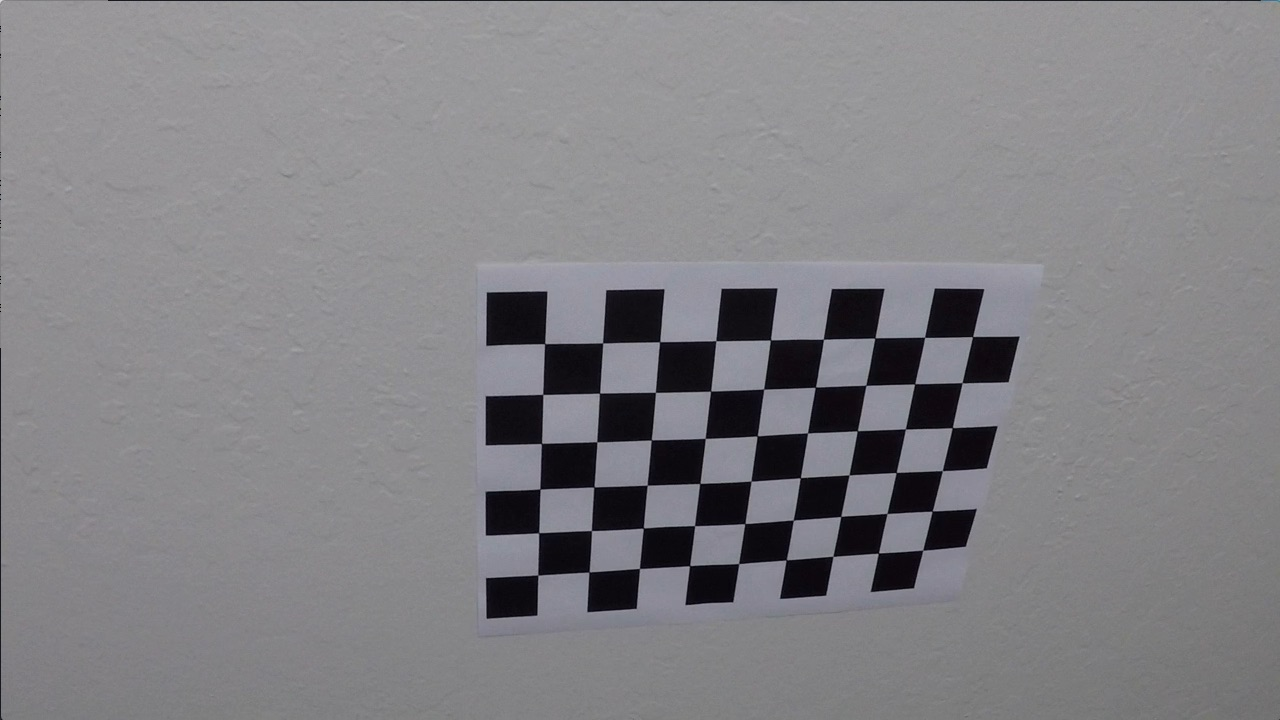
#> input picture camera_cal/calibration10.jpg, 1280 x 720 px; its folder holds only this picture in this run
$ jupyter execute --allow-errors 'Pipeline for Advance Lane Detection.ipynb'   (shell and % lines are left out)   (older library calls are emulated)
#> lines starting #> are read from the running program, lines starting #| are printed output that depends on the picture; long printed decimals are rounded
### utils/cameraCalibration.py
import glob
import cv2
import numpy as np
import matplotlib.pyplot as plt
import math


def get_calibration_matrix(path):
    """Returns camera calibration matrix using
    chessboard images in given glob path
    assuming 6x9 or 5x9 chess corners
    """
#> called with path = 'camera_cal/*.jpg'
    object_points = []  # 3d point in real world space
    img_points = []  # 2d points in image plane.

    images = glob.glob(path)
    total_image_count = len(images)

    image_count = 1
    fig = plt.figure()
    for filename in images:
        img = cv2.imread(filename)
#> img is the input picture: shape (720, 1280, 3); mean B, G, R 133.1, 129.4, 130.2
        nx, ny = 6, 9
        retval, corners = cv2.findChessboardCorners(img, (nx, ny))
#> retval = True; corners = 54 rows, first 8: [538.4, 575.5], [537.8, 533.4], [540, 488.9], [541.3, 443.6], [542.6, 393.8], [545.3, 343.1], [589.1, 571.8], [591.7, 531]
        objp = np.zeros((nx * ny, 3), np.float32)
        objp[:, :2] = np.mgrid[0: nx, 0: ny].T.reshape(-1, 2)

        if not retval:
            nx, ny = 5, 9 # Trying with 5 rows
            objp = np.zeros((nx * ny, 3), np.float32)
            objp[:, :2] = np.mgrid[0: nx, 0: ny].T.reshape(-1, 2)
            retval, corners = cv2.findChessboardCorners(img, (nx, ny))

        if retval:
            object_points.append(objp)
            img_points.append(corners)

            ax = fig.add_subplot(math.ceil(total_image_count / 2), 2, image_count)
            chessboard_with_corners = cv2.drawChessboardCorners(img, (nx, ny), corners, retval)
            chessboard_with_corners = cv2.cvtColor(chessboard_with_corners, cv2.COLOR_BGR2RGB)
            ax.imshow(chessboard_with_corners)
            ax.axis('off')
            image_count += 1

    return cv2.calibrateCamera(object_points, img_points, img.shape[0:2], None, None), fig


def undistort(img, cameraMatrix, distCoeffs):
    """Returns undistorted image using given
    object points and image points
    """
    return cv2.undistort(img, cameraMatrix, distCoeffs)

### utils/thresholding.py
import cv2
import numpy as np

# [34 lines left out: functions dir_threshold, mag_thresh, not called in this run]


def threshold(img, color=False, mag_dir_thresh=False):
    """Threshhold image on saturation channel and
    using magnitude gradient"""
    img = np.copy(img)

    # Convert to HLS color space and separate the V channel
    hls = cv2.cvtColor(img, cv2.COLOR_RGB2HLS).astype(np.float)


    ## White Color
    lower_white = np.array([0,210,0], dtype=np.uint8)
    upper_white = np.array([255,255,255], dtype=np.uint8)
    white_mask = cv2.inRange(hls, lower_white, upper_white)

    ## Yellow Color
    lower_yellow = np.array([18,0,100], dtype=np.uint8)
    upper_yellow = np.array([30,220,255], dtype=np.uint8)
    yellow_mask = cv2.inRange(hls, lower_yellow, upper_yellow)

    combined_binary = np.zeros_like(white_mask)

    # Dir Mag Threshold
    if mag_dir_thresh:
        dir_mask = dir_threshold(img)
        mag_mask = mag_thresh(img)
        combined_binary[((dir_mask == 1) & (mag_mask == 1))] = 255

    if color:
        return np.dstack((white_mask, yellow_mask, combined_binary))

    else:
        combined_binary[((white_mask == 255) | (yellow_mask == 255))] = 255
        combined_binary[(combined_binary == 255)] = 1
        return combined_binary

### utils/pipeline.py
import cv2
import numpy as np
from utils import cameraCalibration
from utils.line import *
from utils.thresholding import *

class Pipeline:
    line = None
    M = None
    Minv = None
    cameraMat = None
    distCoeffs = None


    @staticmethod
    def set_values(l, m, minv, cammat, distcoeff):
        Pipeline.line = l
        Pipeline.M = m
        Pipeline.Minv = minv
        Pipeline.cameraMat = cammat
        Pipeline.distCoeffs = distcoeff

    # [124 lines left out: function pipeline, not called in this run]

### utils/line.py
import numpy as np

class Line:
    def __init__(self):
        # if the first frame of video has been processed
        self.first_frame_processed = None

        self.img = None

        self.mse_tolerance = 0.01
        self.left_fit = [np.array([False])]
        self.right_fit = [np.array([False])]

        self.y_eval = 700
        self.midx = 640
        self.ym_per_pix = 3.0/72.0 # meters per pixel in y dimension
        self.xm_per_pix = 3.7/660.0 # meters per pixel in x dimension
        self.curvature = 0


    # [35 lines left out: functions update_fits, update_curvature, get_position_from_center, not called in this run]


### Pipeline for Advance Lane Detection.ipynb
# Advance Lane Detection Project Report
***

## Goals and Objectives
---

The goals / steps of this project are the following:

* Compute the camera calibration matrix and distortion coefficients given a set of chessboard images.
* Apply a distortion correction to raw images.
* Use color transforms, gradients, etc., to create a thresholded binary image.
* Apply a perspective transform to rectify binary image ("birds-eye view").
* Detect lane pixels and fit to find the lane boundary.
* Determine the curvature of the lane and vehicle position with respect to center.
* Warp the detected lane boundaries back onto the original image.
* Output visual display of the lane boundaries and numerical estimation of lane curvature and vehicle position.

[cell 1]
import cv2
import os
import matplotlib.pyplot as plt

## Camera Calibration
---

I start by preparing "object points", which will be the (x, y, z) coordinates of the chessboard corners in the world. Here I am assuming the chessboard is fixed on the (x, y) plane at z=0, such that the object points are the same for each calibration image.  Thus, `objp` is just a replicated array of coordinates, and `object_points` will be appended with a copy of it every time I successfully detect all chessboard corners in a test image and `img_points` will be appended with the (x, y) pixel position of each of the corners in the image. The code tries to find a chessboard pattern of 6 rows and 9 columns and if it fails, try to search for a chessboard pattern of 5 rows and 9 columns. I then used the output `obj_points` and `img_points` to compute the camera calibration and distortion coefficients using the `cv2.calibrateCamera()` function.

The code for the same has been implemented in _./utils/cameraCalibration.py_ (check function `get_calibration_matrix()`)

[cell 2]
from utils import cameraCalibration
(ret, cameraMat, distCoeffs, rvecs, tvecs), fig = cameraCalibration.get_calibration_matrix(os.path.join('camera_cal','*.jpg'))
fig.set_size_inches(10,30)

I then use `cv2.undistort` function (check function `undistort()` in _./utils/cameraCalibration.py_) and obtained the following result:

#> (a cell that did not finish here is left out)

## Pipeline (single images)
---

### 1. Undistoring a Image

Using `camMat` and `distCoeffs` found in previous step of camera calibration, the raw image from the video is undistorted using `cv2.undistort` function. Following is an eaxmple of undistorted image:

[cell 4]
test_image = plt.imread(os.path.join('test_images', 'test4.jpg'))
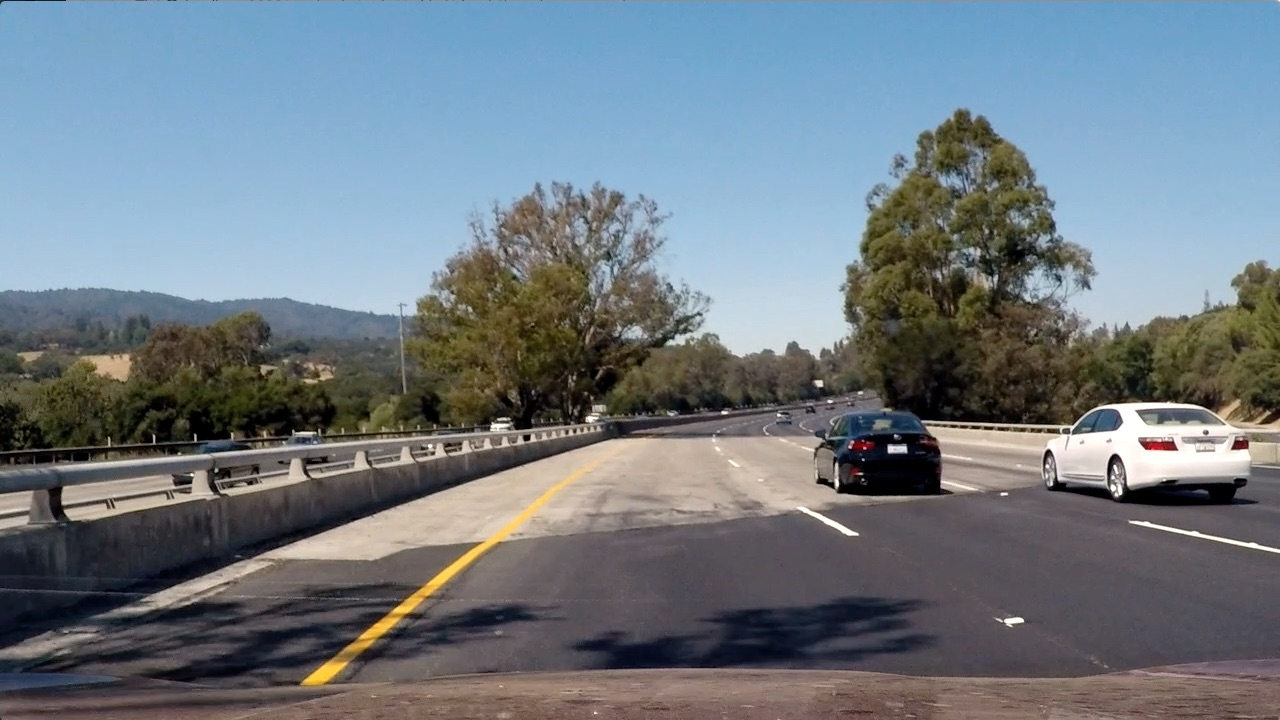
#> input picture test_images/test4.jpg, 1280 x 720 px
#> test_image is the input picture: shape (720, 1280, 3); mean R, G, B 112.2, 122.7, 130.9
undistorted_img = cameraCalibration.undistort(test_image, cameraMat, distCoeffs)


plt.figure(figsize=(10,40))
plt.subplot(121)
plt.imshow(test_image)
plt.title('Original Image')
plt.xticks([])
plt.yticks([])

plt.subplot(122)
plt.imshow(undistorted_img)
plt.title('Undistorted Image')
plt.xticks([])
plt.yticks([])

### 2. Image Thresholding
I then use `threshold` function (in _./utils/thresholding.py_) to threshold white and yellow color pixels from HLS channels. The following image shows area threshold by yellow mask and red color shows area thresholded by white mask.

[cell 5]
from utils.thresholding import *

plt.figure(figsize=(10,40))
plt.subplot(1,2,1)
thresholded = threshold(test_image, color=True)
plt.imshow(thresholded)
plt.title('Contribution of Different Masks')

plt.subplot(1,2,2)
b_thresholded = threshold(test_image)
plt.imshow(b_thresholded, cmap='gray')
plt.title('Thresholded Binary')

### 2. Perspective Transformation
The perspective transformation was done using following source and destination points.

Source Points:
```
 [  588.   446.]
 [  691.   446.]
 [ 1126.   673.]
 [  153.   673.]
```

Destination Points:
```
 [  200.     0.]
 [ 1080.     0.]
 [ 1080.   720.]
 [  200.   720.]
```

The output after the perspective transform for the thresholded binary is as shown below:

[cell 6]
img_size = (b_thresholded.shape[1], b_thresholded.shape[0])
width, height = img_size
offset = 200
src = np.float32([
    [  588,   446 ],
    [  691,   446 ],
    [ 1126,   673 ],
    [  153 ,   673 ]])
dst = np.float32([[offset, 0], [img_size[0] - offset, 0], [img_size[0] - offset, img_size[1]], [offset, img_size[1]]])
M = cv2.getPerspectiveTransform(src,dst)
Minv = cv2.getPerspectiveTransform(dst, src)

plt.figure(figsize=(10,40))
plt.subplot(1,2,1)
b_thresholded = threshold(test_image)
plt.imshow(b_thresholded, cmap='gray')
plt.title('Thresholded Binary')

plt.subplot(1,2,2)
binary_warped = cv2.warpPerspective(b_thresholded,M, (width, height))
plt.imshow(binary_warped, cmap='gray')
plt.title('Binary Warped Image')

### 3. Lane Detections
I am adding up the pixel values along each column in the image. In my thresholded binary image, pixels are either 0 or 1, so the two most prominent peaks in this histogram will be good indicators of the x-position of the base of the lane lines. I then use that as a starting point for where to search for the lines with margin of `100px` and considering `1/9th` of the image starting from bottom.

Once one of the first frames is processed, I use the last known line location to restrict my search for new lane pixels. The code for the same can be found in _./utils/pipeline.py_.

[cell 7]
import numpy as np
import cv2
import matplotlib.pyplot as plt

# Take a histogram of the bottom half of the image
histogram = np.sum(binary_warped[binary_warped.shape[0]//2:,:], axis=0)
#> histogram = 1280 values, max 352 at index 359, min 0 at index 0, mean 12.66

# Create an output image to draw on and  visualize the result
out_img = np.dstack((binary_warped, binary_warped, binary_warped))*255

# Finding peak of the left and right halves of the histogram
# These will be the starting point for the left and right lines
midpoint = np.int(histogram.shape[0]/2)
leftx_base = np.argmax(histogram[:midpoint])
#> leftx_base = 359
rightx_base = np.argmax(histogram[midpoint:]) + midpoint
#> rightx_base = 1061

# Number of sliding windows
nwindows = 9

# Height of windows
window_height = np.int(binary_warped.shape[0]/nwindows)

# Identifing the x and y positions of all nonzero pixels in the image
nonzero = binary_warped.nonzero()
#> nonzero = 22088 positions, rows 0 to 719, columns 25 to 1279
nonzeroy = np.array(nonzero[0])
nonzerox = np.array(nonzero[1])


# Current positions to be updated for each window
leftx_current = leftx_base
#> leftx_current = 359
rightx_current = rightx_base
#> rightx_current = 1061

# Margin in which to search
margin = 100

# Minimum number of pixels found to recenter window
minpix = 50

# Empty lists to receive left and right lane pixel indices
left_lane_inds = []
right_lane_inds = []

# Steping through windows one by one
for window in range(nwindows):
    # Identify window boundaries in x and y (and right and left)
    win_y_low = binary_warped.shape[0] - (window+1)*window_height
    win_y_high = binary_warped.shape[0] - window*window_height
    win_xleft_low = leftx_current - margin
    win_xleft_high = leftx_current + margin
    win_xright_low = rightx_current - margin
    win_xright_high = rightx_current + margin

    # Drawing the windows on the visualization image
    cv2.rectangle(out_img,(win_xleft_low,win_y_low),(win_xleft_high,win_y_high),(0,255,0), 2)
    cv2.rectangle(out_img,(win_xright_low,win_y_low),(win_xright_high,win_y_high),(0,255,0), 2)

    # Identifing the nonzero pixels in x and y within the window
    good_left_inds = ((nonzeroy >= win_y_low) & (nonzeroy < win_y_high) & (nonzerox >= win_xleft_low) & (nonzerox < win_xleft_high)).nonzero()[0]
    good_right_inds = ((nonzeroy >= win_y_low) & (nonzeroy < win_y_high) & (nonzerox >= win_xright_low) & (nonzerox < win_xright_high)).nonzero()[0]

    # Appending these indices to the lists
    left_lane_inds.append(good_left_inds)
    right_lane_inds.append(good_right_inds)

    # Recenter next window on their mean position
    if len(good_left_inds) > minpix:
        leftx_current = np.int(np.mean(nonzerox[good_left_inds]))
    if len(good_right_inds) > minpix:
        rightx_current = np.int(np.mean(nonzerox[good_right_inds]))
#> this loop made 9 passes
#> (win_xleft_low, win_xleft_high, win_xright_low, win_xright_high, leftx_current, rightx_current) on passes 1 to 4: (259, 459, 961, 1161, 353, 1064), (253, 453, 964, 1164, 360, 1063), (260, 460, 963, 1163, 362, 1061), (262, 462, 961, 1161, 367, 1098)
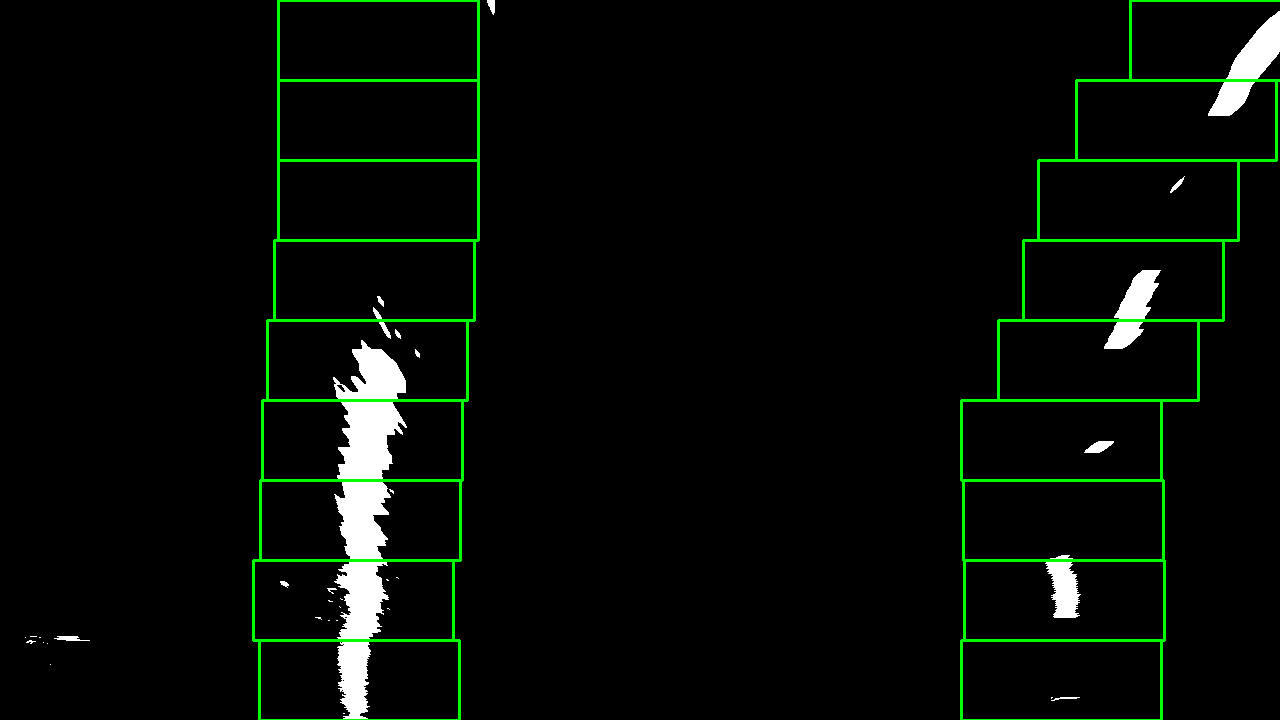
#> out_img: shape (720, 1280, 3); mean of channels 0, 1, 2 5.9, 11.3, 5.9; drawn as B, G, R
#> after the loop, left_lane_inds = 9 items; right_lane_inds = 9 items

# Concatenating the arrays of indices
left_lane_inds = np.concatenate(left_lane_inds)
#> left_lane_inds = 14990 values, max 22087 at index 2078, min 3768 at index 14892, mean 13265.4
right_lane_inds = np.concatenate(right_lane_inds)
#> right_lane_inds = 6875 values, max 21692 at index 53, min 74 at index 4939, mean 6144.2

# Extracting left and right line pixel positions
leftx = nonzerox[left_lane_inds]
#> leftx = 14990 values, max 419 at index 12649, min 280 at index 2885, mean 364.4
lefty = nonzeroy[left_lane_inds]
#> lefty = 14990 values, max 719 at index 2052, min 296 at index 14892, mean 509.1
rightx = nonzerox[right_lane_inds]
#> rightx = 6875 values, max 1279 at index 4940, min 1045 at index 130, mean 1167
righty = nonzeroy[right_lane_inds]
#> righty = 6875 values, max 700 at index 50, min 11 at index 4939, mean 269.4

# Fit a second order polynomial to each
left_fit = np.polyfit(lefty, leftx, 2)
#> left_fit = [0.000115, -0.184, 426.7]
right_fit = np.polyfit(righty, rightx, 2)
#> right_fit = [0.000444, -0.643, 1289.1]

## Visualization
ploty = np.linspace(0, binary_warped.shape[0]-1, binary_warped.shape[0] )
left_fitx = left_fit[0]*ploty**2 + left_fit[1]*ploty + left_fit[2]
#> left_fitx = 720 values, max 426.7 at index 0, min 354.3 at index 719, mean 380.6
right_fitx = right_fit[0]*ploty**2 + right_fit[1]*ploty + right_fit[2]
#> right_fitx = 720 values, max 1289.1 at index 0, min 1056.2 at index 719, mean 1134.5

out_img[nonzeroy[left_lane_inds], nonzerox[left_lane_inds]] = [255, 0, 0]
out_img[nonzeroy[right_lane_inds], nonzerox[right_lane_inds]] = [0, 0, 255]

plt.figure(figsize=(10,40))
plt.subplot(1,2,1)
plt.imshow(binary_warped, cmap='gray')
plt.title('Binary Warped')

plt.subplot(1,2,2)
plt.imshow(out_img)
plt.plot(left_fitx, ploty, color='yellow')
plt.plot(right_fitx, ploty, color='yellow')
plt.xlim(0, 1280)
plt.ylim(720, 0)
plt.title('Lane Detected')
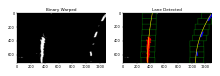
#> figure drawn by matplotlib, 2 panels

### 3. Radius of Curvature
If real-world corrdinate (subscript x<sub>real</sub> and y<sub>real</sub>) are related to coordinate in pixel space (x<sub>pix</sub> and y<sub>pix</sub>) by some multiplier, the radius of curvature for real world co-ordinate can be calculated as shown below:

The radius of curvature for the above image comes out to be `888.142m`.

[cell 8]
ploty = np.linspace(0, binary_warped.shape[0]-1, binary_warped.shape[0])

ym_per_pix = 3.0/72.0 # meters per pixel in y dimension
xm_per_pix = 3.7/660.0 # meters per pixel in x dimension

y_eval = np.max(ploty/2)*ym_per_pix

midx = 650

y1 = (2*left_fitx[0]*y_eval + left_fitx[1])*xm_per_pix/ym_per_pix
#> y1 = 1777.4
y2 = 2*left_fitx[0]*xm_per_pix/(ym_per_pix*ym_per_pix)
#> y2 = 2755.9

curvature = ((1 + y1*y1)**(1.5))/np.absolute(y2)
#> curvature = 2037567.3
print("Radius of Curvature: %f" % curvature)
#| Radius of Curvature: 2037567.271

### 4. Plotting back the Identified lanes on Image

[cell 9]
left_fitx = left_fit[0]*ploty**2 + left_fit[1]*ploty + left_fit[2]
right_fitx = right_fit[0]*ploty**2 + right_fit[1]*ploty + right_fit[2]

warp_zero = np.zeros_like(binary_warped).astype(np.uint8)
color_warp = np.dstack((warp_zero, warp_zero, warp_zero))

pts_left = np.array([np.transpose(np.vstack([left_fitx, ploty]))])
#> pts_left = 720 pairs, first value 354.3 to 426.7, second value 0 to 719
pts_right = np.array([np.flipud(np.transpose(np.vstack([right_fitx, ploty])))])
#> pts_right = 720 pairs, first value 1056.2 to 1289.1, second value 0 to 719
pts = np.hstack((pts_left, pts_right))
#> pts = 1440 pairs, first value 354.3 to 1289.1, second value 0 to 719

# Draw the lane onto the warped blank image
cv2.fillPoly(color_warp, np.int_([pts]), (0,255, 0))
newwarp = cv2.warpPerspective(color_warp, Minv, (undistorted_img.shape[1], undistorted_img.shape[0]))

# Combine the result with the original image
result = cv2.addWeighted(undistorted_img, 1, newwarp, 0.3, 0)

cv2.putText(result,'Radius of Curvature: %.2fm' % curvature,(20,40), cv2.FONT_HERSHEY_SIMPLEX, 1,(255,255,255),2)

x_left_pix = left_fit[0]*(y_eval**2) + left_fit[1]*y_eval + left_fit[2]
#> x_left_pix = 424
x_right_pix = right_fit[0]*(y_eval**2) + right_fit[1]*y_eval + right_fit[2]
#> x_right_pix = 1279.6
position_from_center = ((x_left_pix + x_right_pix)/2 - midx) * xm_per_pix
#> position_from_center = 1.13
if position_from_center < 0:
    text = 'left'
else:
    text = 'right'
cv2.putText(result,'Distance From Center: %.2fm %s' % (np.absolute(position_from_center), text),(20,80), cv2.FONT_HERSHEY_SIMPLEX, 1,(255,255,255),2)
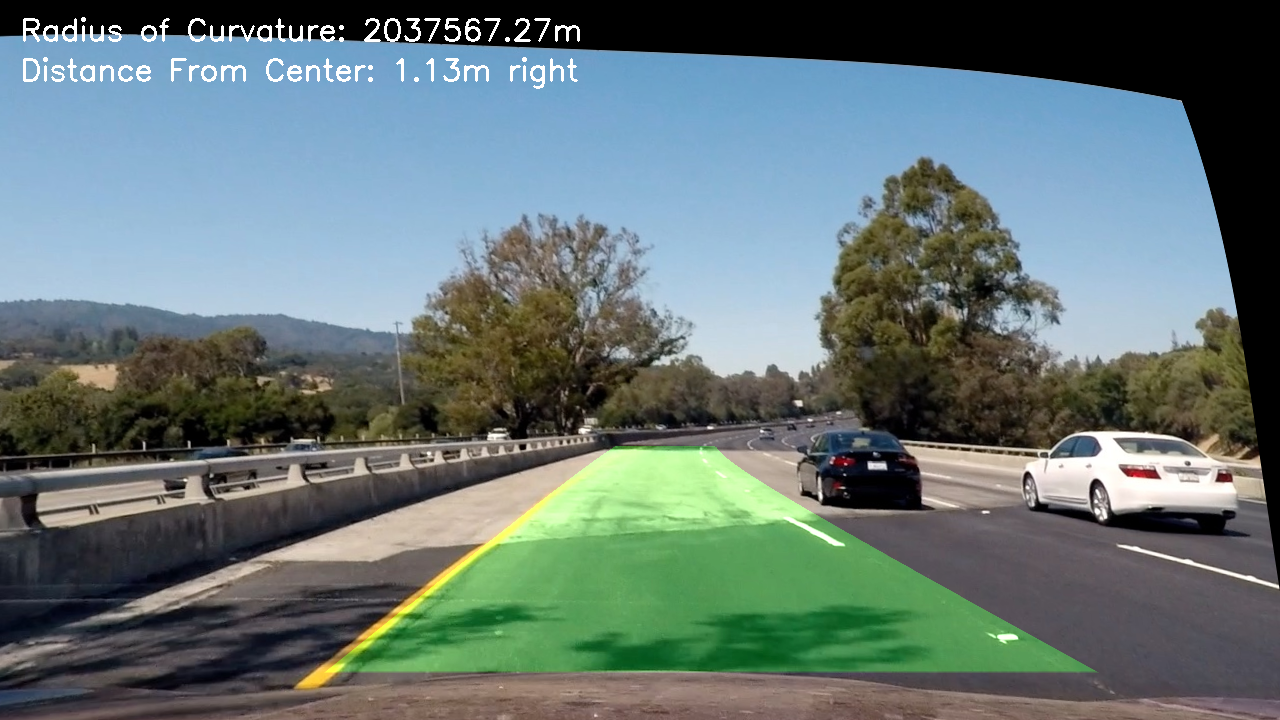
#> result: shape (720, 1280, 3); mean R, G, B 101.3, 117.7, 116.5
plt.imshow(result)
